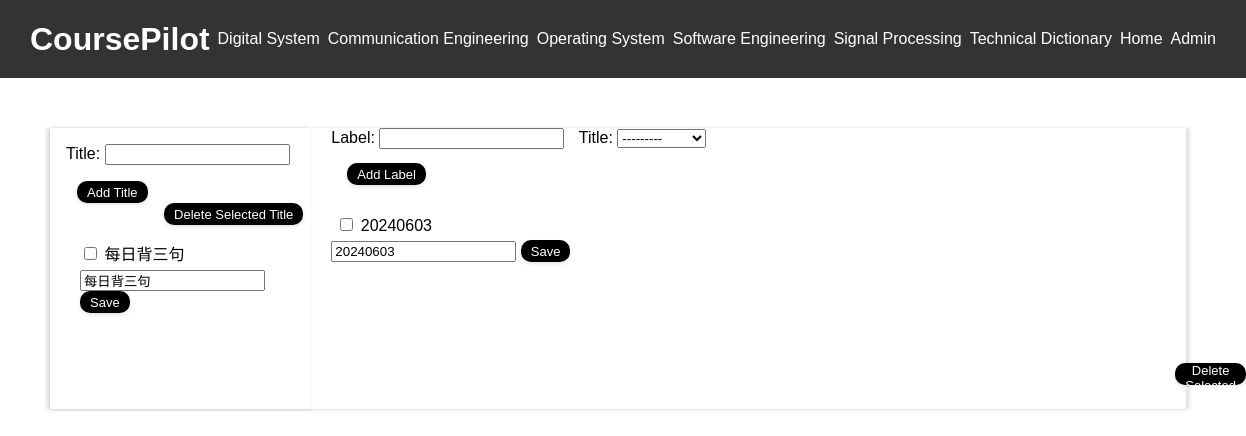
Before: /EDPage/daily_vocabulary/ with the older database file.
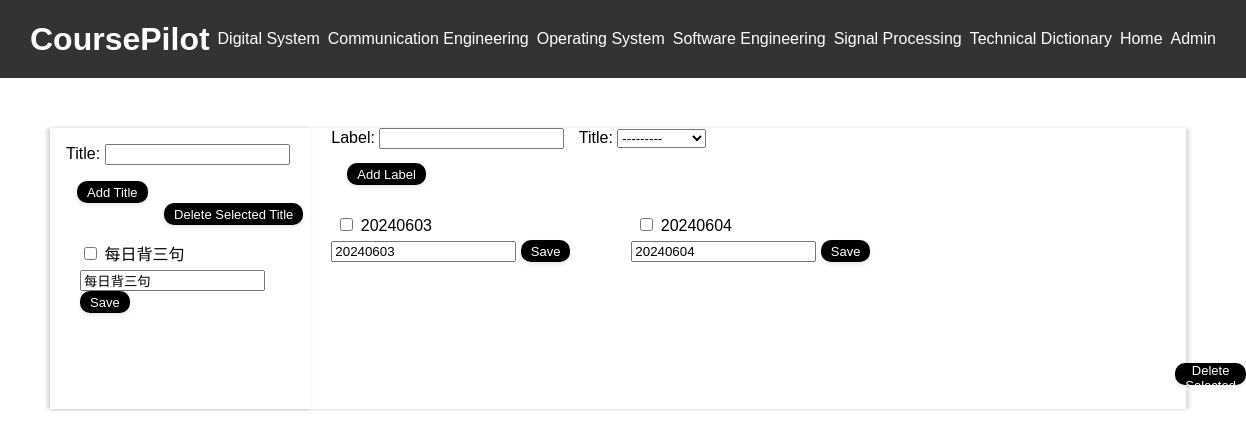
After: the same page with the newer database file.
### courses/models.py (models this page shows, shortened)
class Title(models.Model):
    id = models.AutoField(primary_key=True)
    title = models.CharField(max_length=200, null=True)
    def __str__(self):
        return self.title

class Label(models.Model):
    id = models.AutoField(primary_key=True)
    label = models.CharField(max_length=200, null=True)
    title = models.ForeignKey(Title, related_name='labels', on_delete=models.CASCADE)

### courses/views.py (the view)
# urls.py: path('EDPage/daily_vocabulary/', views.daily_vocabulary, name='daily_vocabulary'),
def daily_vocabulary(request):
    error_message = None
    if request.method == 'POST':
        if 'delete_titles' in request.POST:
            titles_to_delete = request.POST.getlist('titles_to_delete')
            if titles_to_delete:
                Title.objects.filter(id__in=titles_to_delete).delete()
            return redirect('courses:daily_vocabulary')
        if 'delete_labels' in request.POST:
            labels_to_delete = request.POST.getlist('labels_to_delete')
            if labels_to_delete:
                Label.objects.filter(id__in=labels_to_delete).delete()
            return redirect('courses:daily_vocabulary')
        if 'title_form' in request.POST:
            title_form = TitleForm(request.POST)
            if title_form.is_valid():
                title_form.save()
                return redirect('courses:daily_vocabulary')
            label_form = LabelForm()
        elif 'label_form' in request.POST:
            label_form = LabelForm(request.POST)
            if label_form.is_valid():
                new_label = label_form.cleaned_data['label']
                if Label.objects.filter(label=new_label).exists():
                    error_message = f"The label '{new_label}' already exists."
                else:
                    label_form.save()
                    return redirect('courses:daily_vocabulary')
            title_form = TitleForm()
        elif 'edit_title' in request.POST:
            title_id = request.POST.get('title_id')
            new_title = request.POST.get('new_title')
            Title.objects.filter(id=title_id).update(title=new_title)
            return redirect('courses:daily_vocabulary')
        elif 'edit_label' in request.POST:
            label_id = request.POST.get('label_id')
            new_label = request.POST.get('new_label')
            if Label.objects.filter(label=new_label).exists():
                error_message = f"The label '{new_label}' already exists."
            else:
                Label.objects.filter(id=label_id).update(label=new_label)
            return redirect('courses:daily_vocabulary')
    else:
        title_form = TitleForm()
        label_form = LabelForm()
    latest_Title_list = Title.objects.all()
    latest_Label_list = Label.objects.all()
    context = {
        "latest_Title_list": latest_Title_list,
        "latest_Label_list": latest_Label_list,
        "title_form": title_form,
        "label_form": label_form,
        "error_message": error_message
    }
    return render(request, 'courses/detailedCourse/daily_vocabulary.html', context)

### courses/forms.py
class TitleForm(forms.ModelForm):
    class Meta:
        model = Title
        fields = ['title']
        labels = {
            'title': 'Title',
        }

class LabelForm(forms.ModelForm):
    class Meta:
        model = Label
        fields = ['label', 'title']
        labels = {
            'label': 'Label',
            'title': 'Title'
        }

### courses/templates/courses/detailedCourse/daily_vocabulary.html (shortened to what this page needs)
{% extends "courses/base.html" %}
{% block content %}
<div class="table-container">
    <div class="left-column">
        <form method="post" action="{% url 'courses:daily_vocabulary' %}" style="margin-left: 16px;">
            <span style="display: inline-block;">{{ title_form.as_p }}</span>
            <button type="submit" style="margin-left: 11px;">Add Title</button>
        </form>
        <form method="post" action="{% url 'courses:daily_vocabulary' %}">
            <div style="text-align: right; margin-bottom: 4px; margin-right: 8px;">
                <button type="submit" name="delete_titles">Delete Selected Title</button>
            </div>
            <ul>
                {% for title in latest_Title_list %}
                <li data-title="{{ title.title }}">
                    <label>
                        <input type="checkbox" name="titles_to_delete" value="{{ title.id }}">
                        <span id="title-text-{{ title.id }}">{{ title.title }}</span>
                        <div style="padding-top: 5px;">
                            <form method="post" action="{% url 'courses:daily_vocabulary' %}" id="edit-title-form-{{ title.id }}">
                                <input type="text" name="new_title" value="{{ title.title }}">
                                <button type="submit">Save</button>
                            </form>
                        </div>
                    </label>
                </li>
                {% endfor %}
            </ul>
        </form>
    </div>
    <div class="right-column">
        <form method="post" action="{% url 'courses:daily_vocabulary' %}" style="margin-left: 20px; margin-right: 400px;">
            <label for="id_label" style="display: inline-block;">Label:</label>
            {{ label_form.label }}
            <label for="id_title" style="display: inline-block; margin-left: 10px;">Title:</label>
            {{ label_form.title }}
            <button type="submit" style="display: inline-block; margin-left: 16px; margin-top: 14px;">Add Label</button>
        </form>
        <form method="post" action="{% url 'courses:daily_vocabulary' %}">
            <div class="label-group">
                {% for label in latest_Label_list %}
                    <div style="padding: 20px; width: 260px; height: 50px;">
                        <span class="label-item" data-foreign-key="{{ label.title }}" style="margin-left: 5px;">
                            <input type="checkbox" name="labels_to_delete" value="{{ label.id }}">
                            <a href="{% url 'courses:custom_page' %}?label={{ label.label }}" style="text-decoration: none; color: black;">{{ label.label }}</a>
                            <div style="padding-top: 5px;">
                                <form method="post" action="{% url 'courses:daily_vocabulary' %}" id="edit-label-form-{{ label.id }}">
                                    <input type="text" name="new_label" value="{{ label.label }}">
                                    <button type="submit">Save</button>
                                </form>
                            </div>
                        </span>
                    </div>
                {% endfor %}
                <div style="padding-left: 864px; padding-top: 78px;">
                    <button type="submit" name="delete_labels">Delete Selected Label</button>
                </div>
            </div>
        </form>
    </div>
</div>
{% endblock %}

Changed rows visible on the page:
added Label: label "20240604", new_label "20240604"
